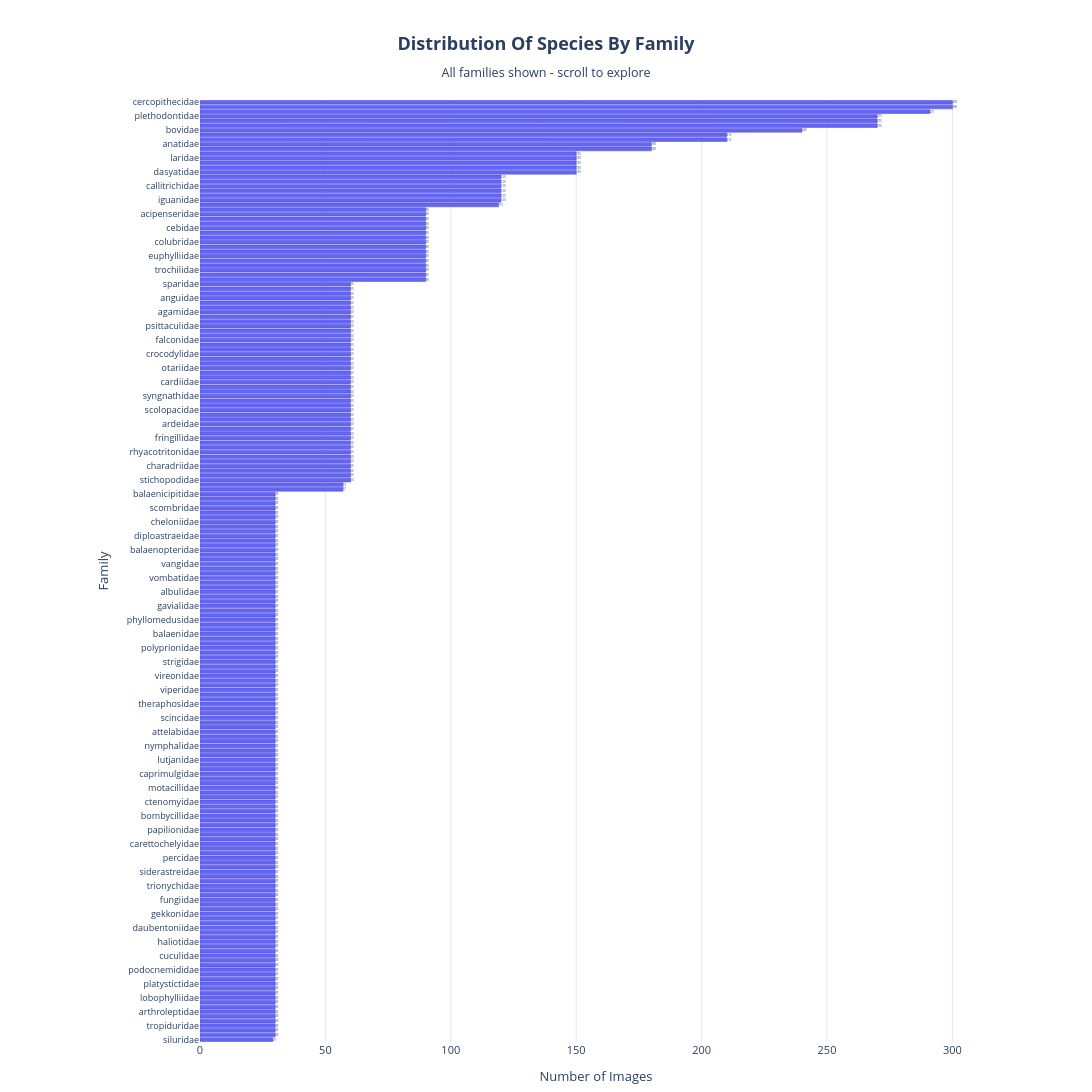

The code cell stored with this chart in its notebook:
### Code cell
# Get all family counts
family_counts = metadata['family'].value_counts()

# Create figure with scrollable y-axis
fig = go.Figure(go.Bar(
    x=family_counts.values,
    y=family_counts.index,
    orientation='h',
    marker=dict(
        color='#6366f1',
        line=dict(color='#4f46e5', width=0.5)
    ),
    text=family_counts.values,
    textposition='outside',
    textfont=dict(size=10),
    hovertemplate='<b>%{y}</b><br>Images: %{x}<br>Percentage: %{customdata:.2f}%<extra></extra>',
    customdata=(family_counts.values / len(metadata)) * 100
))

fig.update_layout(
    title={
        'text': '<b>Distribution Of Species By Family</b><br><sub>All families shown - scroll to explore</sub>',
        'x': 0.5,
        'xanchor': 'center',
        'font': {'size': 18}
    },
    xaxis_title='Number of Images',
    yaxis_title='Family',
    height=max(1000, len(family_counts) * 15),  # Dynamic height based on number of families
    width=1200,
    plot_bgcolor='white',
    paper_bgcolor='white',
    yaxis=dict(
        autorange='reversed',  # Highest count on top
        tickfont=dict(size=9),
        showgrid=False
    ),
    xaxis=dict(
        showgrid=True,
        gridcolor='#e5e7eb',
        gridwidth=1
    ),
    font=dict(size=11),
    margin=dict(l=200, r=100, t=100, b=50),  # More space for family names
    showlegend=False
)

fig.show()

### Figure 1 — Plotly figure (JSON) as saved in the notebook; plotly's stock layout.template omitted (floating-point values rounded to 4 significant figures; data arrays with more than 128 entries replaced by an {"elided": "..."} marker saying what was removed)
{"data": [{"customdata": {"elided": "202 float values"}, "hovertemplate": "<b>%{y}</b><br>Images: %{x}<br>Percentage: %{customdata:.2f}%<extra></extra>", "marker": {"color": "#6366f1", "line": {"color": "#4f46e5", "width": 0.5}}, "orientation": "h", "text": {"elided": "202 float values"}, "textfont": {"size": 10}, "textposition": "outside", "type": "bar", "x": {"elided": "202 int values"}, "y": {"elided": "202 str values"}}], "layout": {"font": {"size": 11}, "height": 3030, "margin": {"b": 50, "l": 200, "r": 100, "t": 100}, "paper_bgcolor": "white", "plot_bgcolor": "white", "showlegend": false, "title": {"font": {"size": 18}, "text": "<b>Distribution Of Species By Family</b><br><sub>All families shown - scroll to explore</sub>", "x": 0.5, "xanchor": "center"}, "width": 1200, "xaxis": {"gridcolor": "#e5e7eb", "gridwidth": 1, "showgrid": true, "title": {"text": "Number of Images"}}, "yaxis": {"autorange": "reversed", "showgrid": false, "tickfont": {"size": 9}, "title": {"text": "Family"}}}}
